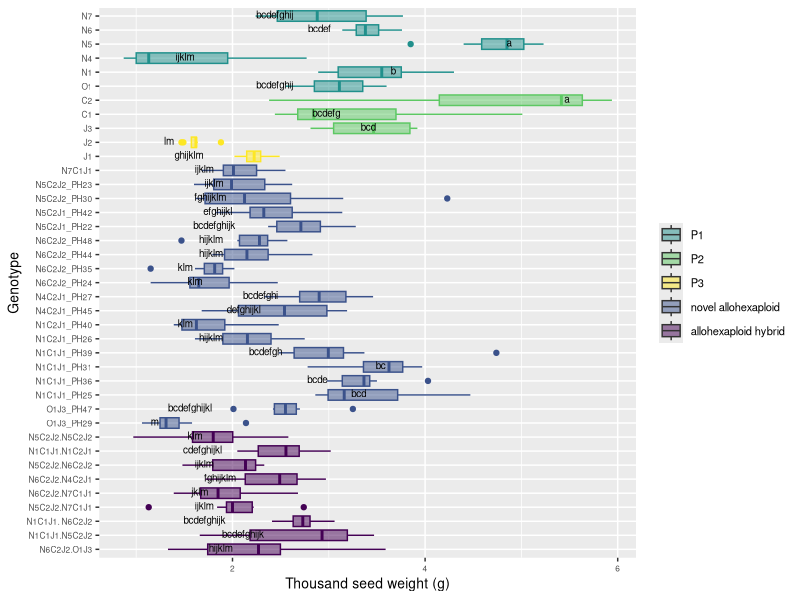

This chart was generated by the following R code:
# Comparison 2XY: Novel allohexaploids

#load packages 
install.packages("multcompView")
install.packages("viridis")
library(viridis)

library(tidyverse)
library(dplyr)
library(ggplot2)
library(ggpubr)
library(datasets)
library(multcompView)


# vollständige Rohdatentabelle laden ######
getwd()
DATA <- read_csv("EPPN raw data complete 220419.csv")
View(DATA)


#drop first column
DATA = DATA[,2:37]
View(DATA)

#Comparison 2XY	einschließlich JO allohexaploids
# Aim: to determine if the NCJ allohexaploids have more similarity to each other than to their parent genotypes 

#### subsetting #####
#IMPORTANT: N5C2J2.N5C2J1_PH43 has only one parent genotype: N5C2J2 (PH30 and PH23), 
# N5C2J1_PH42 wieder drin

comp_2XY4 <- DATA[DATA$Genotype %in% c("N5", "N6", "N1", "N4", "N7","C1", "C2", "J1", "J2", 
                                      "O1", "J3",
                                      
                                      "N6C2J2_PH24", "N6C2J2_PH35", "N6C2J2_PH44", "N6C2J2_PH48", 
                                     "N5C2J1_PH22", "N5C2J1_PH42", "N5C2J2_PH30", "N5C2J2_PH23", "N1C1J1_PH25", "N1C1J1_PH36", 
                                     "N1C1J1_PH31", "N1C1J1_PH39", "N1C2J1_PH26", "N1C2J1_PH40", "N4C2J1_PH45",
                                     "N4C2J1_PH27", "N7C1J1",
                                     "O1J3_PH29", "O1J3_PH47",	
                                     
                                     "N1C1J1.N5C2J2", "N6C2J2.N7C1J1", "N5C2J2.N7C1J1", "N1C1J1. N6C2J2",
                                     "N5C2J2.N6C2J2","N1C1J1.N1C2J1", "N5C2J2.N5C2J2", "N6C2J2.N4C2J1", "N6C2J2.O1J3"), ]
head(comp_2XY4)
View(comp_2XY4)

#create column giving generation###############################################
#N5C2J1_PH42 wieder drin ######################################################## 
comp_2XY4 <- comp_2XY4 %>%
  mutate(Line = case_when(
  Genotype == "O1" ~ "P1",
  Genotype == "J3" ~ "P2",
  Genotype == "N1" ~ "P1",
  Genotype == "N4" ~ "P1",
  Genotype == "N5" ~ "P1",
  Genotype == "N6" ~ "P1",
  Genotype == "N7" ~ "P1",
  Genotype == "C1" ~ "P2",
  Genotype == "C2" ~ "P2",
  Genotype == "J1" ~ "P3",
  Genotype == "J2" ~ "P3",
  Genotype == "O1J3_PH29" ~ "novel allohexaploid",
  Genotype == "O1J3_PH47" ~ "novel allohexaploid",
  Genotype == "N5C2J1_PH22" ~ "novel allohexaploid",
  Genotype == "N5C2J1_PH42" ~ "novel allohexaploid",
  Genotype == "N5C2J2_PH23" ~ "novel allohexaploid",
  Genotype == "N6C2J2_PH24" ~ "novel allohexaploid",
  Genotype == "N1C1J1_PH25" ~ "novel allohexaploid",
  Genotype == "N1C2J1_PH26" ~ "novel allohexaploid",
  Genotype == "N4C2J1_PH27" ~ "novel allohexaploid",
  Genotype == "N5C2J2_PH30" ~ "novel allohexaploid",
  Genotype == "N1C1J1_PH31" ~ "novel allohexaploid",
  Genotype == "N6C2J2_PH35" ~ "novel allohexaploid",
  Genotype == "N1C1J1_PH36" ~ "novel allohexaploid",
  Genotype == "N1C1J1_PH39" ~ "novel allohexaploid",
  Genotype == "N1C2J1_PH40" ~ "novel allohexaploid",
  Genotype == "N6C2J2_PH44" ~ "novel allohexaploid",
  Genotype == "N4C2J1_PH45" ~ "novel allohexaploid",
  Genotype == "N6C2J2_PH48" ~ "novel allohexaploid",
  Genotype == "N7C1J1" ~ "novel allohexaploid",
  Genotype == "N1C1J1.N5C2J2" ~ "allohexaploid hybrid",
  Genotype == "N1C1J1.N1C2J1" ~ "allohexaploid hybrid",
  Genotype == "N5C2J2.N7C1J1" ~ "allohexaploid hybrid",
  Genotype == "N5C2J2.N5C2J2" ~ "allohexaploid hybrid",
  Genotype == "N1C1J1. N6C2J2" ~ "allohexaploid hybrid",
  Genotype == "N5C2J2.N6C2J2" ~ "allohexaploid hybrid",
  Genotype == "N6C2J2.O1J3" ~ "allohexaploid hybrid",
  Genotype == "N6C2J2.N4C2J1" ~ "allohexaploid hybrid",
  Genotype == "N6C2J2.N7C1J1" ~ "allohexaploid hybrid"))
view(comp_2XY4)

# ANOVA, Tukey & Boxplot with CLD according to Rosane Rech##########################################################
# loading the appropriate libraries
library(datasets)

#remove previous objects
rm(anova)
rm(tukey)
rm(cld)
rm(Tk)

# analysis of variance
anova <- aov(TGW_g ~ Genotype, data = comp_2XY4)
summary(anova)

# Tukey's test
tukey <- TukeyHSD(anova)
print(tukey)

# compact letter display
cld <- multcompLetters4(anova, tukey)
print(cld)

# table with factors and 3rd quantile
Tk <- group_by(comp_2XY4, Genotype) %>%
  summarise(mean = round(mean(TGW_g, na.rm = TRUE), digits = 1), quant = round(quantile(TGW_g, probs = 0.75, na.rm = TRUE), digits = 1)) %>%
  arrange(desc(mean)) #WICHTIG: arrange(desc(mean)) muss hier rein!!!

# extracting the compact letter display and adding to the Tk table
cld <- as.data.frame.list(cld$Genotype)
Tk$cld <- cld$Letters
print(Tk) # print dient der Überprüfung: Mittelwerte und Letter code 
# in der gleichen Reihenfolge angeordnet?


#create column giving generation###############################################
#N5C2J1_PH42 wieder drin ########################################################
ANOVA_Tukey_2XY4 <- Tk %>%
  mutate(Line = case_when(
    Genotype == "O1" ~ "P1",
    Genotype == "J3" ~ "P2",
    Genotype == "N1" ~ "P1",
    Genotype == "N4" ~ "P1",
    Genotype == "N5" ~ "P1",
    Genotype == "N6" ~ "P1",
    Genotype == "N7" ~ "P1",
    Genotype == "C1" ~ "P2",
    Genotype == "C2" ~ "P2",
    Genotype == "J1" ~ "P3",
    Genotype == "J2" ~ "P3",
    Genotype == "O1J3_PH29" ~ "novel allohexaploid",
    Genotype == "O1J3_PH47" ~ "novel allohexaploid",
    Genotype == "N5C2J1_PH22" ~ "novel allohexaploid",
    Genotype == "N5C2J1_PH42" ~ "novel allohexaploid",
    Genotype == "N5C2J2_PH23" ~ "novel allohexaploid",
    Genotype == "N6C2J2_PH24" ~ "novel allohexaploid",
    Genotype == "N1C1J1_PH25" ~ "novel allohexaploid",
    Genotype == "N1C2J1_PH26" ~ "novel allohexaploid",
    Genotype == "N4C2J1_PH27" ~ "novel allohexaploid",
    Genotype == "N5C2J2_PH30" ~ "novel allohexaploid",
    Genotype == "N1C1J1_PH31" ~ "novel allohexaploid",
    Genotype == "N6C2J2_PH35" ~ "novel allohexaploid",
    Genotype == "N1C1J1_PH36" ~ "novel allohexaploid",
    Genotype == "N1C1J1_PH39" ~ "novel allohexaploid",
    Genotype == "N1C2J1_PH40" ~ "novel allohexaploid",
    Genotype == "N6C2J2_PH44" ~ "novel allohexaploid",
    Genotype == "N4C2J1_PH45" ~ "novel allohexaploid",
    Genotype == "N6C2J2_PH48" ~ "novel allohexaploid",
    Genotype == "N7C1J1" ~ "novel allohexaploid",
    Genotype == "N1C1J1.N5C2J2" ~ "allohexaploid hybrid",
    Genotype == "N1C1J1.N1C2J1" ~ "allohexaploid hybrid",
    Genotype == "N5C2J2.N7C1J1" ~ "allohexaploid hybrid",
    Genotype == "N5C2J2.N5C2J2" ~ "allohexaploid hybrid",
    Genotype == "N1C1J1. N6C2J2" ~ "allohexaploid hybrid",
    Genotype == "N5C2J2.N6C2J2" ~ "allohexaploid hybrid",
    Genotype == "N6C2J2.O1J3" ~ "allohexaploid hybrid",
    Genotype == "N6C2J2.N4C2J1" ~ "allohexaploid hybrid",
    Genotype == "N6C2J2.N7C1J1" ~ "allohexaploid hybrid"))

view(ANOVA_Tukey_2XY4)

# Reorder factor levels in comp_2XY4
#N5C2J1_PH42 removed!!!##
comp_2XY4ord <- comp_2XY4                             
comp_2XY4ord$Genotype <- factor(comp_2XY4ord$Genotype,     
                                levels = c("N6C2J2.O1J3", "N1C1J1.N5C2J2", "N1C1J1. N6C2J2", 
                                           "N5C2J2.N7C1J1", "N6C2J2.N7C1J1", "N6C2J2.N4C2J1",
                                           "N5C2J2.N6C2J2", "N1C1J1.N1C2J1","N5C2J2.N5C2J2",
                                           
                                           "O1J3_PH29", "O1J3_PH47",
                                           "N1C1J1_PH25", "N1C1J1_PH36","N1C1J1_PH31", "N1C1J1_PH39", 
                                           "N1C2J1_PH26", "N1C2J1_PH40", 
                                           "N4C2J1_PH45","N4C2J1_PH27",
                                           "N6C2J2_PH24", "N6C2J2_PH35", "N6C2J2_PH44", "N6C2J2_PH48", 
                                           "N5C2J1_PH22", "N5C2J1_PH42",
                                           "N5C2J2_PH30", "N5C2J2_PH23", 
                                           "N7C1J1",
                                           
                                           "J1", "J2", "J3", "C1", "C2", "O1", "N1", "N4", "N5", "N6", "N7"))

ANOVA_Tukey_2XY4ord <- ANOVA_Tukey_2XY4
ANOVA_Tukey_2XY4ord$Genotype <- factor(ANOVA_Tukey_2XY4ord$Genotype,     
                                  levels = c("N6C2J2.O1J3", "N1C1J1.N5C2J2", "N1C1J1. N6C2J2", 
                                             "N5C2J2.N7C1J1", "N6C2J2.N7C1J1", "N6C2J2.N4C2J1",
                                             "N5C2J2.N6C2J2", "N1C1J1.N1C2J1","N5C2J2.N5C2J2",
                                             
                                             "O1J3_PH29", "O1J3_PH47",
                                             "N1C1J1_PH25", "N1C1J1_PH36","N1C1J1_PH31", "N1C1J1_PH39", 
                                             "N1C2J1_PH26", "N1C2J1_PH40", 
                                             "N4C2J1_PH45","N4C2J1_PH27",
                                             "N6C2J2_PH24", "N6C2J2_PH35", "N6C2J2_PH44", "N6C2J2_PH48", 
                                             "N5C2J1_PH22", "N5C2J1_PH42",
                                             "N5C2J2_PH30", "N5C2J2_PH23", 
                                             "N7C1J1",
                                             
                                             "J1", "J2", "J3", "C1", "C2", "O1", "N1", "N4", "N5", "N6", "N7"))


#boxplot TGW_g 2XY4
ggplot(comp_2XY4ord, aes(Genotype, TGW_g, fill = Line, color = Line)) + 
  geom_boxplot() +
  labs(x="Genotype", y="Thousand seed weight (g)") +
  geom_text(data = ANOVA_Tukey_2XY4, aes(x = Genotype, y = quant, label = cld), color = "black", size = 2.5, vjust = 0.3, hjust = 3) +
  coord_flip() +
  theme(axis.title = element_text(size = 14),
        legend.text = element_text(size = 8),
        legend.title= element_blank(),
        axis.title.x = element_text(size = 10),
        axis.title.y = element_text(size = 10),
        axis.text.x = element_text(size = 6),
        axis.text.y = element_text(size = 6)) +
  scale_color_viridis(discrete = TRUE, option = "D", direction = 1, alpha = 1, guide = "none") +  #legend removed by guide = "none" 
  scale_fill_viridis(discrete = TRUE, option = "D", direction = 1, alpha = 0.5,
                     breaks=c("P1", "P2", "P3", "novel allohexaploid", "allohexaploid hybrid"),
                     labels=c("P1", "P2", "P3", "novel allohexaploid", "allohexaploid hybrid")) ##reorder legend labels!
